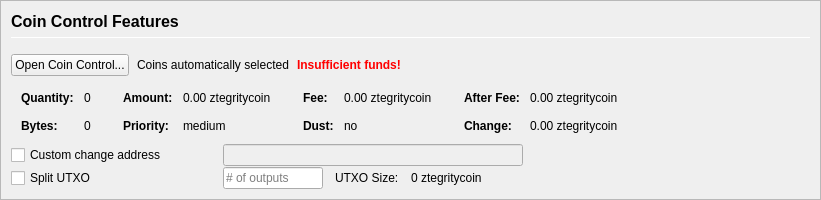
         <widget class="QFrame" name="frameCoinControl">
          <property name="sizePolicy">
           <sizepolicy hsizetype="Expanding" vsizetype="Expanding">
            <horstretch>0</horstretch>
            <verstretch>0</verstretch>
           </sizepolicy>
          </property>
          <property name="maximumSize">
           <size>
            <width>16777215</width>
            <height>16777215</height>
           </size>
          </property>
          <property name="frameShape">
           <enum>QFrame::StyledPanel</enum>
          </property>
          <property name="frameShadow">
           <enum>QFrame::Sunken</enum>
          </property>
          <layout class="QVBoxLayout" name="verticalLayoutCoinControl2">
           <property name="spacing">
            <number>0</number>
           </property>
           <property name="leftMargin">
            <number>0</number>
           </property>
           <property name="topMargin">
            <number>0</number>
           </property>
           <property name="rightMargin">
            <number>0</number>
           </property>
           <property name="bottomMargin">
            <number>0</number>
           </property>
           <item>
            <widget class="QFrame" name="frameCoinControl_BG">
             <layout class="QVBoxLayout" name="verticalLayoutCoinControl" stretch="0,0,0,0,0,0">
              <property name="spacing">
               <number>1</number>
              </property>
              <property name="leftMargin">
               <number>10</number>
              </property>
              <property name="topMargin">
               <number>10</number>
              </property>
              <item>
               <layout class="QHBoxLayout" name="horizontalLayoutCoinControl1">
                <property name="bottomMargin">
                 <number>15</number>
                </property>
                <item>
                 <layout class="QVBoxLayout" name="verticalLayout_3">
                  <property name="spacing">
                   <number>6</number>
                  </property>
                  <item>
                   <widget class="QLabel" name="labelCoinControlFeatures">
                    <property name="sizePolicy">
                     <sizepolicy hsizetype="Preferred" vsizetype="Maximum">
                      <horstretch>0</horstretch>
                      <verstretch>0</verstretch>
                     </sizepolicy>
                    </property>
                    <property name="minimumSize">
                     <size>
                      <width>0</width>
                      <height>20</height>
                     </size>
                    </property>
                    <property name="font">
                     <font>
                      <pointsize>12</pointsize>
                      <weight>75</weight>
                      <bold>true</bold>
                     </font>
                    </property>
                    <property name="styleSheet">
                     <string notr="true">font-weight:bold;</string>
                    </property>
                    <property name="text">
                     <string>Coin Control Features</string>
                    </property>
                   </widget>
                  </item>
                  <item>
                   <widget class="Line" name="line">
                    <property name="minimumSize">
                     <size>
                      <width>0</width>
                      <height>1</height>
                     </size>
                    </property>
                    <property name="maximumSize">
                     <size>
                      <width>16777215</width>
                      <height>1</height>
                     </size>
                    </property>
                    <property name="orientation">
                     <enum>Qt::Horizontal</enum>
                    </property>
                   </widget>
                  </item>
                 </layout>
                </item>
               </layout>
              </item>
              <item>
               <layout class="QHBoxLayout" name="horizontalLayoutCoinControl2" stretch="0,0,0,0">
                <property name="spacing">
                 <number>8</number>
                </property>
                <property name="bottomMargin">
                 <number>10</number>
                </property>
                <item>
                 <widget class="QPushButton" name="pushButtonCoinControl">
                  <property name="styleSheet">
                   <string notr="true"/>
                  </property>
                  <property name="text">
                   <string>Open Coin Control...</string>
                  </property>
                  <property name="autoDefault">
                   <bool>false</bool>
                  </property>
                 </widget>
                </item>
                <item>
                 <widget class="QLabel" name="labelCoinControlAutomaticallySelected">
                  <property name="text">
                   <string>Coins automatically selected</string>
                  </property>
                  <property name="margin">
                   <number>5</number>
                  </property>
                 </widget>
                </item>
                <item>
                 <widget class="QLabel" name="labelCoinControlInsuffFunds">
                  <property name="font">
                   <font>
                    <weight>75</weight>
                    <bold>true</bold>
                   </font>
                  </property>
                  <property name="styleSheet">
                   <string notr="true">color:red;font-weight:bold;</string>
                  </property>
                  <property name="text">
                   <string>Insufficient funds!</string>
                  </property>
                  <property name="margin">
                   <number>5</number>
                  </property>
                 </widget>
                </item>
                <item>
                 <spacer name="horizontalSpacerCoinControl">
                  <property name="orientation">
                   <enum>Qt::Horizontal</enum>
                  </property>
                  <property name="sizeHint" stdset="0">
                   <size>
                    <width>40</width>
                    <height>1</height>
                   </size>
                  </property>
                 </spacer>
                </item>
               </layout>
              </item>
              <item>
               <widget class="QWidget" name="widgetCoinControl" native="true">
                <property name="sizePolicy">
                 <sizepolicy hsizetype="Preferred" vsizetype="Preferred">
                  <horstretch>0</horstretch>
                  <verstretch>0</verstretch>
                 </sizepolicy>
                </property>
                <property name="minimumSize">
                 <size>
                  <width>0</width>
                  <height>0</height>
                 </size>
                </property>
                <property name="styleSheet">
                 <string notr="true"/>
                </property>
                <layout class="QHBoxLayout" name="horizontalLayoutCoinControl5">
                 <property name="leftMargin">
                  <number>0</number>
                 </property>
                 <property name="topMargin">
                  <number>0</number>
                 </property>
                 <property name="rightMargin">
                  <number>0</number>
                 </property>
                 <property name="bottomMargin">
                  <number>0</number>
                 </property>
                 <item>
                  <layout class="QHBoxLayout" name="horizontalLayoutCoinControl3" stretch="0,0,0,1">
                   <property name="spacing">
                    <number>20</number>
                   </property>
                   <property name="topMargin">
                    <number>0</number>
                   </property>
                   <property name="bottomMargin">
                    <number>10</number>
                   </property>
                   <item>
                    <layout class="QFormLayout" name="formLayoutCoinControl1">
                     <property name="horizontalSpacing">
                      <number>10</number>
                     </property>
                     <property name="verticalSpacing">
                      <number>14</number>
                     </property>
                     <property name="leftMargin">
                      <number>10</number>
                     </property>
                     <property name="topMargin">
                      <number>4</number>
                     </property>
                     <property name="rightMargin">
                      <number>6</number>
                     </property>
                     <item row="0" column="0">
                      <widget class="QLabel" name="labelCoinControlQuantityText">
                       <property name="font">
                        <font>
                         <weight>75</weight>
                         <bold>true</bold>
                        </font>
                       </property>
                       <property name="text">
                        <string>Quantity:</string>
                       </property>
                       <property name="margin">
                        <number>0</number>
                       </property>
                      </widget>
                     </item>
                     <item row="0" column="1">
                      <widget class="QLabel" name="labelCoinControlQuantity">
                       <property name="cursor">
                        <cursorShape>IBeamCursor</cursorShape>
                       </property>
                       <property name="contextMenuPolicy">
                        <enum>Qt::ActionsContextMenu</enum>
                       </property>
                       <property name="text">
                        <string notr="true">0</string>
                       </property>
                       <property name="margin">
                        <number>0</number>
                       </property>
                       <property name="textInteractionFlags">
                        <set>Qt::LinksAccessibleByMouse|Qt::TextSelectableByKeyboard|Qt::TextSelectableByMouse</set>
                       </property>
                      </widget>
                     </item>
                     <item row="1" column="0">
                      <widget class="QLabel" name="labelCoinControlBytesText">
                       <property name="font">
                        <font>
                         <weight>75</weight>
                         <bold>true</bold>
                        </font>
                       </property>
                       <property name="text">
                        <string>Bytes:</string>
                       </property>
                      </widget>
                     </item>
                     <item row="1" column="1">
                      <widget class="QLabel" name="labelCoinControlBytes">
                       <property name="cursor">
                        <cursorShape>IBeamCursor</cursorShape>
                       </property>
                       <property name="contextMenuPolicy">
                        <enum>Qt::ActionsContextMenu</enum>
                       </property>
                       <property name="text">
                        <string notr="true">0</string>
                       </property>
                       <property name="textInteractionFlags">
                        <set>Qt::LinksAccessibleByMouse|Qt::TextSelectableByKeyboard|Qt::TextSelectableByMouse</set>
                       </property>
                      </widget>
                     </item>
                    </layout>
                   </item>
                   <item>
                    <layout class="QFormLayout" name="formLayoutCoinControl2">
                     <property name="horizontalSpacing">
                      <number>10</number>
                     </property>
                     <property name="verticalSpacing">
                      <number>14</number>
                     </property>
                     <property name="leftMargin">
                      <number>6</number>
                     </property>
                     <property name="topMargin">
                      <number>4</number>
                     </property>
                     <property name="rightMargin">
                      <number>6</number>
                     </property>
                     <item row="0" column="0">
                      <widget class="QLabel" name="labelCoinControlAmountText">
                       <property name="font">
                        <font>
                         <weight>75</weight>
                         <bold>true</bold>
                        </font>
                       </property>
                       <property name="text">
                        <string>Amount:</string>
                       </property>
                       <property name="margin">
                        <number>0</number>
                       </property>
                      </widget>
                     </item>
                     <item row="0" column="1">
                      <widget class="QLabel" name="labelCoinControlAmount">
                       <property name="cursor">
                        <cursorShape>IBeamCursor</cursorShape>
                       </property>
                       <property name="contextMenuPolicy">
                        <enum>Qt::ActionsContextMenu</enum>
                       </property>
                       <property name="text">
                        <string notr="true">0.00 ztegritycoin</string>
                       </property>
                       <property name="textInteractionFlags">
                        <set>Qt::LinksAccessibleByMouse|Qt::TextSelectableByKeyboard|Qt::TextSelectableByMouse</set>
                       </property>
                      </widget>
                     </item>
                     <item row="1" column="0">
                      <widget class="QLabel" name="labelCoinControlPriorityText">
                       <property name="font">
                        <font>
                         <weight>75</weight>
                         <bold>true</bold>
                        </font>
                       </property>
                       <property name="text">
                        <string>Priority:</string>
                       </property>
                      </widget>
                     </item>
                     <item row="1" column="1">
                      <widget class="QLabel" name="labelCoinControlPriority">
                       <property name="cursor">
                        <cursorShape>IBeamCursor</cursorShape>
                       </property>
                       <property name="contextMenuPolicy">
                        <enum>Qt::ActionsContextMenu</enum>
                       </property>
                       <property name="text">
                        <string>medium</string>
                       </property>
                       <property name="textInteractionFlags">
                        <set>Qt::LinksAccessibleByMouse|Qt::TextSelectableByKeyboard|Qt::TextSelectableByMouse</set>
                       </property>
                      </widget>
                     </item>
                    </layout>
                   </item>
                   <item>
                    <layout class="QFormLayout" name="formLayoutCoinControl3">
                     <property name="horizontalSpacing">
                      <number>10</number>
                     </property>
                     <property name="verticalSpacing">
                      <number>14</number>
                     </property>
                     <property name="leftMargin">
                      <number>6</number>
                     </property>
                     <property name="topMargin">
                      <number>4</number>
                     </property>
                     <property name="rightMargin">
                      <number>6</number>
                     </property>
                     <item row="0" column="0">
                      <widget class="QLabel" name="labelCoinControlFeeText">
                       <property name="font">
                        <font>
                         <weight>75</weight>
                         <bold>true</bold>
                        </font>
                       </property>
                       <property name="text">
                        <string>Fee:</string>
                       </property>
                       <property name="margin">
                        <number>0</number>
                       </property>
                      </widget>
                     </item>
                     <item row="0" column="1">
                      <widget class="QLabel" name="labelCoinControlFee">
                       <property name="cursor">
                        <cursorShape>IBeamCursor</cursorShape>
                       </property>
                       <property name="contextMenuPolicy">
                        <enum>Qt::ActionsContextMenu</enum>
                       </property>
                       <property name="text">
                        <string notr="true">0.00 ztegritycoin</string>
                       </property>
                       <property name="textInteractionFlags">
                        <set>Qt::LinksAccessibleByMouse|Qt::TextSelectableByKeyboard|Qt::TextSelectableByMouse</set>
                       </property>
                      </widget>
                     </item>
                     <item row="1" column="0">
                      <widget class="QLabel" name="labelCoinControlLowOutputText">
                       <property name="font">
                        <font>
                         <weight>75</weight>
                         <bold>true</bold>
                        </font>
                       </property>
                       <property name="text">
                        <string>Dust:</string>
                       </property>
                      </widget>
                     </item>
                     <item row="1" column="1">
                      <widget class="QLabel" name="labelCoinControlLowOutput">
                       <property name="cursor">
                        <cursorShape>IBeamCursor</cursorShape>
                       </property>
                       <property name="contextMenuPolicy">
                        <enum>Qt::ActionsContextMenu</enum>
                       </property>
                       <property name="text">
                        <string>no</string>
                       </property>
                       <property name="textInteractionFlags">
                        <set>Qt::LinksAccessibleByMouse|Qt::TextSelectableByKeyboard|Qt::TextSelectableByMouse</set>
                       </property>
                      </widget>
                     </item>
                    </layout>
                   </item>
                   <item>
                    <layout class="QFormLayout" name="formLayoutCoinControl4">
                     <property name="horizontalSpacing">
                      <number>10</number>
                     </property>
                     <property name="verticalSpacing">
                      <number>14</number>
                     </property>
                     <property name="leftMargin">
                      <number>6</number>
                     </property>
                     <property name="topMargin">
                      <number>4</number>
                     </property>
                     <property name="rightMargin">
                      <number>6</number>
                     </property>
                     <item row="0" column="0">
                      <widget class="QLabel" name="labelCoinControlAfterFeeText">
                       <property name="font">
                        <font>
                         <weight>75</weight>
                         <bold>true</bold>
                        </font>
                       </property>
                       <property name="text">
                        <string>After Fee:</string>
                       </property>
                       <property name="margin">
                        <number>0</number>
                       </property>
                      </widget>
                     </item>
                     <item row="0" column="1">
                      <widget class="QLabel" name="labelCoinControlAfterFee">
                       <property name="cursor">
                        <cursorShape>IBeamCursor</cursorShape>
                       </property>
                       <property name="contextMenuPolicy">
                        <enum>Qt::ActionsContextMenu</enum>
                       </property>
                       <property name="text">
                        <string notr="true">0.00 ztegritycoin</string>
                       </property>
                       <property name="textInteractionFlags">
                        <set>Qt::LinksAccessibleByMouse|Qt::TextSelectableByKeyboard|Qt::TextSelectableByMouse</set>
                       </property>
                      </widget>
                     </item>
                     <item row="1" column="0">
                      <widget class="QLabel" name="labelCoinControlChangeText">
                       <property name="font">
                        <font>
                         <weight>75</weight>
                         <bold>true</bold>
                        </font>
                       </property>
                       <property name="text">
                        <string>Change:</string>
                       </property>
                      </widget>
                     </item>
                     <item row="1" column="1">
                      <widget class="QLabel" name="labelCoinControlChange">
                       <property name="cursor">
                        <cursorShape>IBeamCursor</cursorShape>
                       </property>
                       <property name="contextMenuPolicy">
                        <enum>Qt::ActionsContextMenu</enum>
                       </property>
                       <property name="text">
                        <string notr="true">0.00 ztegritycoin</string>
                       </property>
                       <property name="textInteractionFlags">
                        <set>Qt::LinksAccessibleByMouse|Qt::TextSelectableByKeyboard|Qt::TextSelectableByMouse</set>
                       </property>
                      </widget>
                     </item>
                    </layout>
                   </item>
                  </layout>
                 </item>
                </layout>
               </widget>
              </item>
              <item>
               <layout class="QHBoxLayout" name="horizontalLayoutCoinControl4">
                <property name="spacing">
                 <number>12</number>
                </property>
                <property name="sizeConstraint">
                 <enum>QLayout::SetDefaultConstraint</enum>
                </property>
                <property name="topMargin">
                 <number>0</number>
                </property>
                <property name="rightMargin">
                 <number>0</number>
                </property>
                <item>
                 <widget class="QCheckBox" name="checkBoxCoinControlChange">
                  <property name="sizePolicy">
                   <sizepolicy hsizetype="Preferred" vsizetype="Preferred">
                    <horstretch>0</horstretch>
                    <verstretch>0</verstretch>
                   </sizepolicy>
                  </property>
                  <property name="minimumSize">
                   <size>
                    <width>200</width>
                    <height>0</height>
                   </size>
                  </property>
                  <property name="maximumSize">
                   <size>
                    <width>200</width>
                    <height>16777215</height>
                   </size>
                  </property>
                  <property name="toolTip">
                   <string>If this is activated, but the change address is empty or invalid, change will be sent to a newly generated address.</string>
                  </property>
                  <property name="text">
                   <string>Custom change address</string>
                  </property>
                 </widget>
                </item>
                <item>
                 <widget class="QValidatedLineEdit" name="lineEditCoinControlChange">
                  <property name="enabled">
                   <bool>false</bool>
                  </property>
                  <property name="sizePolicy">
                   <sizepolicy hsizetype="Preferred" vsizetype="Preferred">
                    <horstretch>0</horstretch>
                    <verstretch>0</verstretch>
                   </sizepolicy>
                  </property>
                  <property name="minimumSize">
                   <size>
                    <width>300</width>
                    <height>0</height>
                   </size>
                  </property>
                 </widget>
                </item>
                <item>
                 <widget class="QLabel" name="labelCoinControlChangeLabel">
                  <property name="sizePolicy">
                   <sizepolicy hsizetype="Preferred" vsizetype="Preferred">
                    <horstretch>0</horstretch>
                    <verstretch>0</verstretch>
                   </sizepolicy>
                  </property>
                  <property name="minimumSize">
                   <size>
                    <width>100</width>
                    <height>0</height>
                   </size>
                  </property>
                  <property name="text">
                   <string/>
                  </property>
                  <property name="margin">
                   <number>3</number>
                  </property>
                 </widget>
                </item>
               </layout>
              </item>
              <item>
               <layout class="QHBoxLayout" name="horizontalLayoutCoinControl6">
                <property name="spacing">
                 <number>12</number>
                </property>
                <property name="rightMargin">
                 <number>0</number>
                </property>
                <item>
                 <widget class="QCheckBox" name="splitBlockCheckBox">
                  <property name="sizePolicy">
                   <sizepolicy hsizetype="Preferred" vsizetype="Preferred">
                    <horstretch>0</horstretch>
                    <verstretch>0</verstretch>
                   </sizepolicy>
                  </property>
                  <property name="minimumSize">
                   <size>
                    <width>200</width>
                    <height>0</height>
                   </size>
                  </property>
                  <property name="maximumSize">
                   <size>
                    <width>200</width>
                    <height>16777215</height>
                   </size>
                  </property>
                  <property name="text">
                   <string>Split UTXO</string>
                  </property>
                 </widget>
                </item>
                <item>
                 <widget class="QLineEdit" name="splitBlockLineEdit">
                  <property name="sizePolicy">
                   <sizepolicy hsizetype="Preferred" vsizetype="Preferred">
                    <horstretch>50</horstretch>
                    <verstretch>0</verstretch>
                   </sizepolicy>
                  </property>
                  <property name="minimumSize">
                   <size>
                    <width>100</width>
                    <height>0</height>
                   </size>
                  </property>
                  <property name="maximumSize">
                   <size>
                    <width>100</width>
                    <height>16777215</height>
                   </size>
                  </property>
                  <property name="placeholderText">
                   <string># of outputs</string>
                  </property>
                 </widget>
                </item>
                <item>
                 <widget class="QLabel" name="labelBlockSizeText">
                  <property name="text">
                   <string>UTXO Size:</string>
                  </property>
                 </widget>
                </item>
                <item>
                 <widget class="QLabel" name="labelBlockSize">
                  <property name="text">
                   <string>0 ztegritycoin</string>
                  </property>
                 </widget>
                </item>
                <item>
                 <spacer name="horizontalSpacer_7">
                  <property name="orientation">
                   <enum>Qt::Horizontal</enum>
                  </property>
                  <property name="sizeHint" stdset="0">
                   <size>
                    <width>40</width>
                    <height>20</height>
                   </size>
                  </property>
                 </spacer>
                </item>
               </layout>
              </item>
              <item>
               <spacer name="verticalSpacerCoinControl">
                <property name="orientation">
                 <enum>Qt::Vertical</enum>
                </property>
                <property name="sizeHint" stdset="0">
                 <size>
                  <width>800</width>
                  <height>1</height>
                 </size>
                </property>
               </spacer>
              </item>
             </layout>
            </widget>
           </item>
          </layout>
         </widget>
